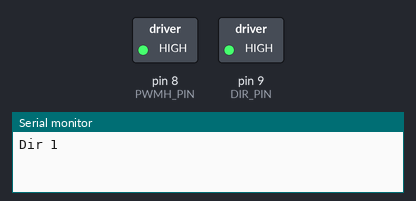
Simulated run of this sketch. Board: Arduino Uno, built with avr-gcc and run on an emulated ATmega328P. Parts: switched loads named in the sketch (green lamp = pin HIGH), the last lines printed to the serial monitor.

Above: at 2.5 s.
At 7.5 s:
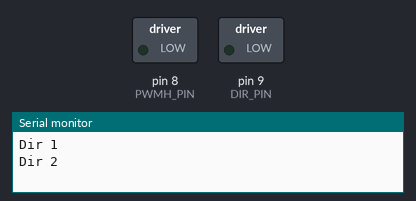
Timing chart, 0 to 13.0 s (numbered marks = the images above):
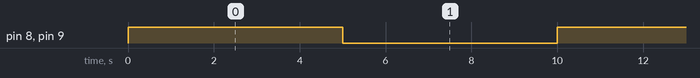

The sketch:

Polulu.ino
```cpp
#define PWMH_PIN 8
#define DIR_PIN 9

void moveMotor(int value, bool dir){
    digitalWrite(DIR_PIN, dir);
    analogWrite(PWMH_PIN, value);
}

void setup() {
    // put your setup code here, to run once:
    Serial.begin(9600);
    pinMode(PWMH_PIN, OUTPUT);
    pinMode(DIR_PIN, OUTPUT);
}

void loop() {
    // put your main code here, to run repeatedly:
    Serial.println("Dir 1");
    moveMotor(255, true);
    delay(5000);
    Serial.println("Dir 2");
    moveMotor(100, false);
    delay(5000);
}
```

Measured:
- by itself, pin 8 (PWMH_PIN), pin 9 (DIR_PIN): alternates HIGH for 5.0 s and LOW for 5.0 s
